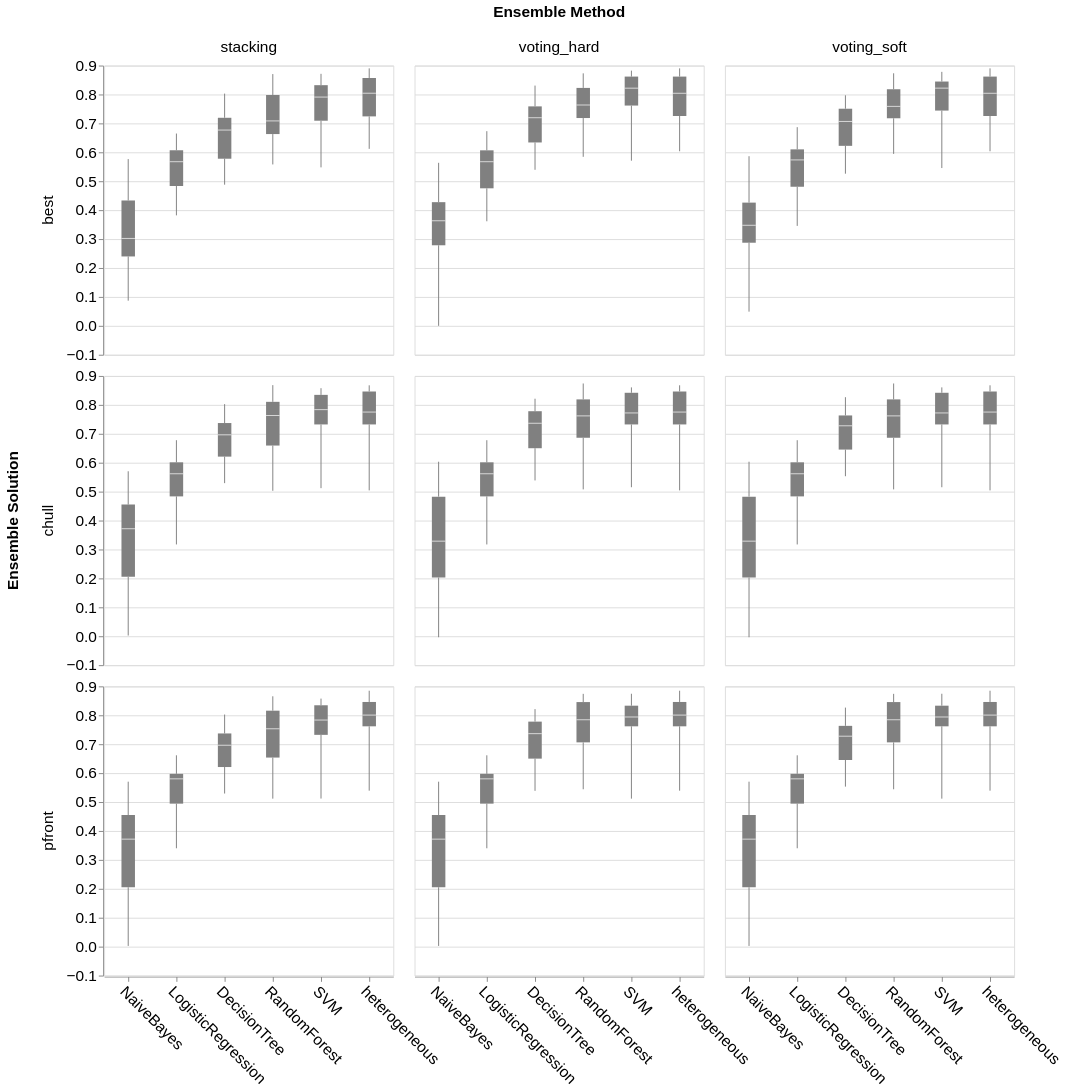

The notebook cell this image was saved under:
### Code cell
fontsize = 16
# draw boxplot of the ensemble and pairwise results
ensemble_comparison_chart = alt.Chart(best_ensemble_selection).mark_boxplot(extent='min-max', color='grey').encode(
    x=alt.X('clf:N', sort=['NaiveBayes','LogisticRegression','DecisionTree','RandomForest','SVM','mixed'], axis=alt.Axis(title=None, labelAngle=45)),
    y=alt.Y('best_fold_scores:Q', axis=alt.Axis(title=None)),
    #color=alt.Color('ensemble_type:N', title='Type'),
).properties(
    width=300,
    height=300,
).facet(
    column=alt.Column('ensemble_method:N', header=alt.Header(title='Ensemble Method', labelFontSize=fontsize, titleFontSize=fontsize)),
    row=alt.Row('solution:N', sort=['pfront','chull','best'], header=alt.Header(title='Ensemble Solution', labelFontSize=fontsize, titleFontSize=fontsize))
).configure_axis(
    labelFontSize=fontsize,
    titleFontSize=fontsize
)

ensemble_comparison_chart

### Figure 1 — Vega-Lite specification as saved in the notebook (floating-point values rounded to 4 significant figures; data arrays with more than 128 entries replaced by an {"elided": "..."} marker saying what was removed)
{"config": {"view": {"continuousWidth": 300, "continuousHeight": 300}, "axis": {"labelFontSize": 16, "titleFontSize": 16}}, "data": {"name": "data-50eebf35b8309632e553600beadac142"}, "facet": {"column": {"field": "ensemble_method", "header": {"labelFontSize": 16, "title": "Ensemble Method", "titleFontSize": 16}, "type": "nominal"}, "row": {"field": "solution", "header": {"labelFontSize": 16, "title": "Ensemble Solution", "titleFontSize": 16}, "sort": ["pfront", "chull", "best"], "type": "nominal"}}, "spec": {"mark": {"type": "boxplot", "color": "grey", "extent": "min-max"}, "encoding": {"x": {"axis": {"labelAngle": 45, "title": null}, "field": "clf", "sort": ["NaiveBayes", "LogisticRegression", "DecisionTree", "RandomForest", "SVM", "mixed"], "type": "nominal"}, "y": {"axis": {"title": null}, "field": "best_fold_scores", "type": "quantitative"}}, "height": 300, "width": 300}, "$schema": "https://vega.github.io/schema/vega-lite/v5.17.0.json", "datasets": {"data-50eebf35b8309632e553600beadac142": {"elided": "1350 records"}}}
